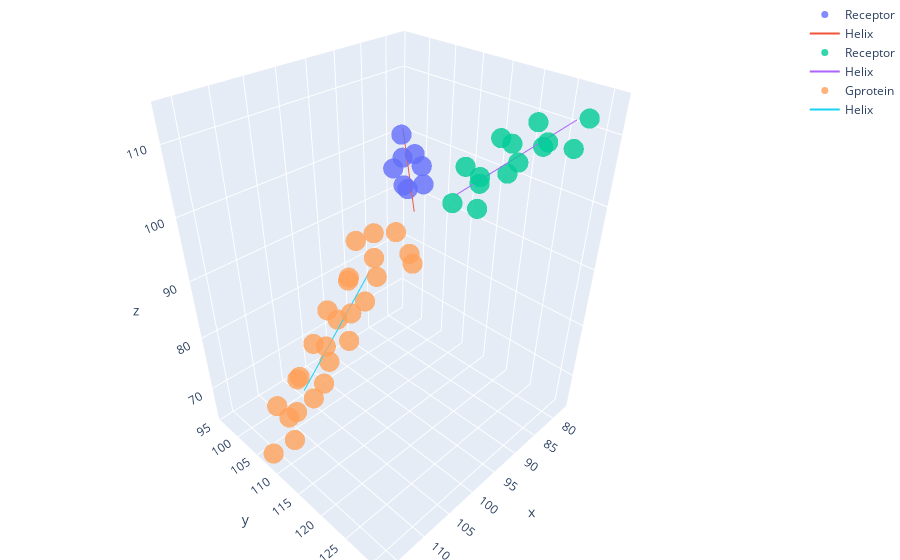

Notebook code for this chart:
### Markdown cell above
# Plotting helices

### Code cell
plot_helices([[xyz_r1, vector_r1, mean_r1, 'Receptor'],
              [xyz_r2, vector_r2, mean_r2, 'Receptor'], 
              [xyz_g, vector_g, mean_g, 'Gprotein']])

### Figure 1 — Plotly figure (JSON) as saved in the notebook; plotly's stock layout.template omitted (floating-point values rounded to 4 significant figures)
{"data": [{"marker": {"opacity": 0.8, "size": 7}, "mode": "markers", "name": "Receptor", "type": "scatter3d", "x": [88.56, 84.96, 84.95, 85.93, 83.01, 80.7, 81.06, 81.16], "y": [106.9, 107.5, 104.2, 102.2, 103.7, 103.1, 99.34, 99.15], "z": [98.47, 97.53, 95.54, 98.59, 100.5, 97.52, 97.79, 101.6]}, {"marker": {"opacity": 0.8, "size": 7}, "mode": "lines", "name": "Helix", "type": "scatter3d", "x": [90.17, 77.41], "y": [110.7, 95.87], "z": [96.28, 100.6]}, {"marker": {"opacity": 0.8, "size": 7}, "mode": "markers", "name": "Receptor", "type": "scatter3d", "x": [83.01, 84.4, 87.59, 85.44, 83.97, 87.38, 86.92, 83.69, 85.08, 88.47, 87.03, 84.81, 87.35, 90.44], "y": [131.0, 130.4, 128.9, 125.9, 126.0, 125.0, 121.9, 121.3, 122.0, 120.3, 116.7, 117.5, 119.4, 117.6], "z": [113.7, 110.2, 111.6, 112.5, 109.0, 107.7, 109.7, 107.8, 104.4, 104.5, 104.2, 101.2, 99.1, 100.5]}, {"marker": {"opacity": 0.8, "size": 7}, "mode": "lines", "name": "Helix", "type": "scatter3d", "x": [84.33, 87.89], "y": [130.2, 116.1], "z": [113.7, 100.1]}, {"marker": {"opacity": 0.8, "size": 7}, "mode": "markers", "name": "Gprotein", "type": "scatter3d", "x": [116.4, 113.5, 111.8, 113.5, 112.6, 108.9, 109.1, 111.0, 108.5, 105.5, 106.7, 107.1, 103.4, 102.6, 104.7, 103.3, 99.74, 100.3, 102.1, 99.14, 96.83, 98.67, 98.07, 94.48, 95.18, 93.28], "y": [107.7, 109.3, 106.0, 105.7, 109.3, 108.6, 105.8, 108.1, 110.8, 108.6, 106.8, 110.1, 110.8, 107.5, 107.9, 111.4, 110.3, 107.6, 109.8, 112.2, 109.3, 107.6, 110.6, 111.3, 114.5, 113.4], "z": [64.83, 66.75, 67.77, 71.17, 71.97, 71.55, 74.15, 76.49, 75.76, 76.59, 79.66, 81.43, 80.68, 82.16, 85.27, 85.92, 85.45, 87.99, 90.5, 90.36, 91.0, 93.9, 96.17, 95.07, 93.34, 90.28]}, {"marker": {"opacity": 0.8, "size": 7}, "mode": "lines", "name": "Helix", "type": "scatter3d", "x": [110.0, 98.92], "y": [108.1, 110.5], "z": [73.55, 90.01]}], "layout": {"margin": {"b": 0, "l": 0, "r": 0, "t": 0}}}
